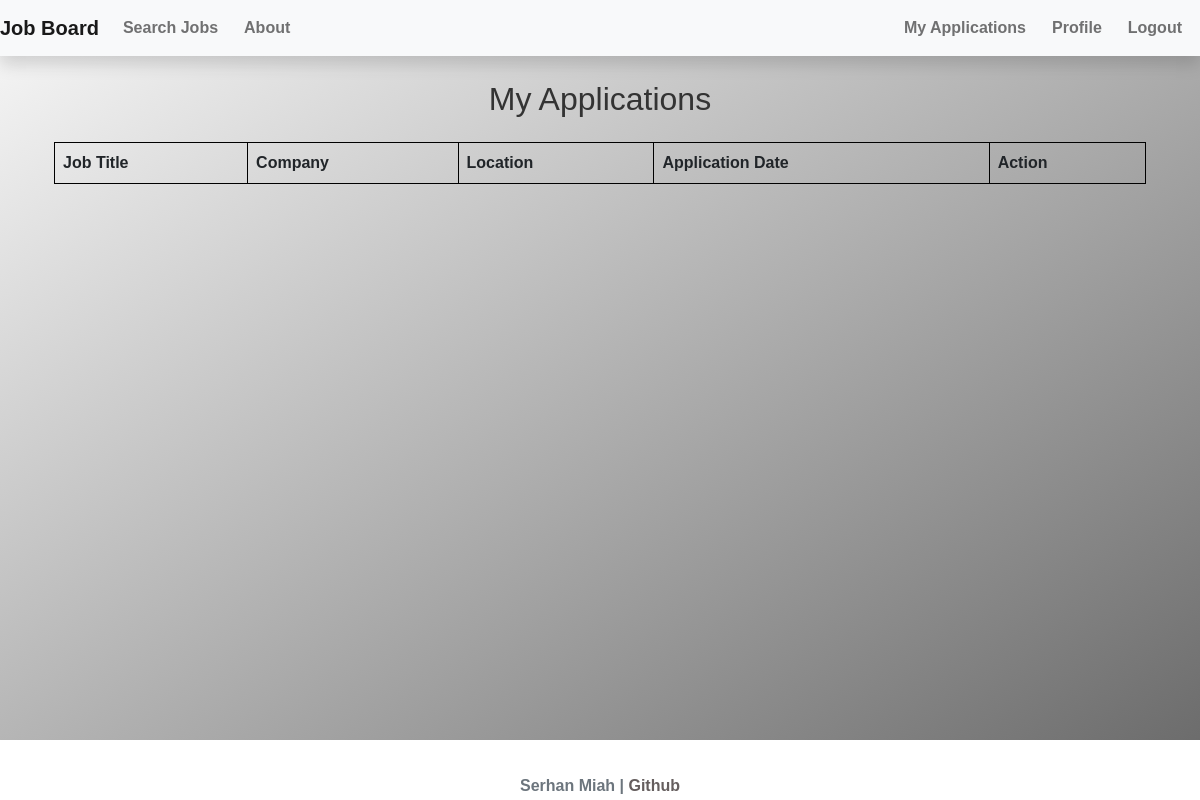
Before: /my_applications (signed in) with the older database file.
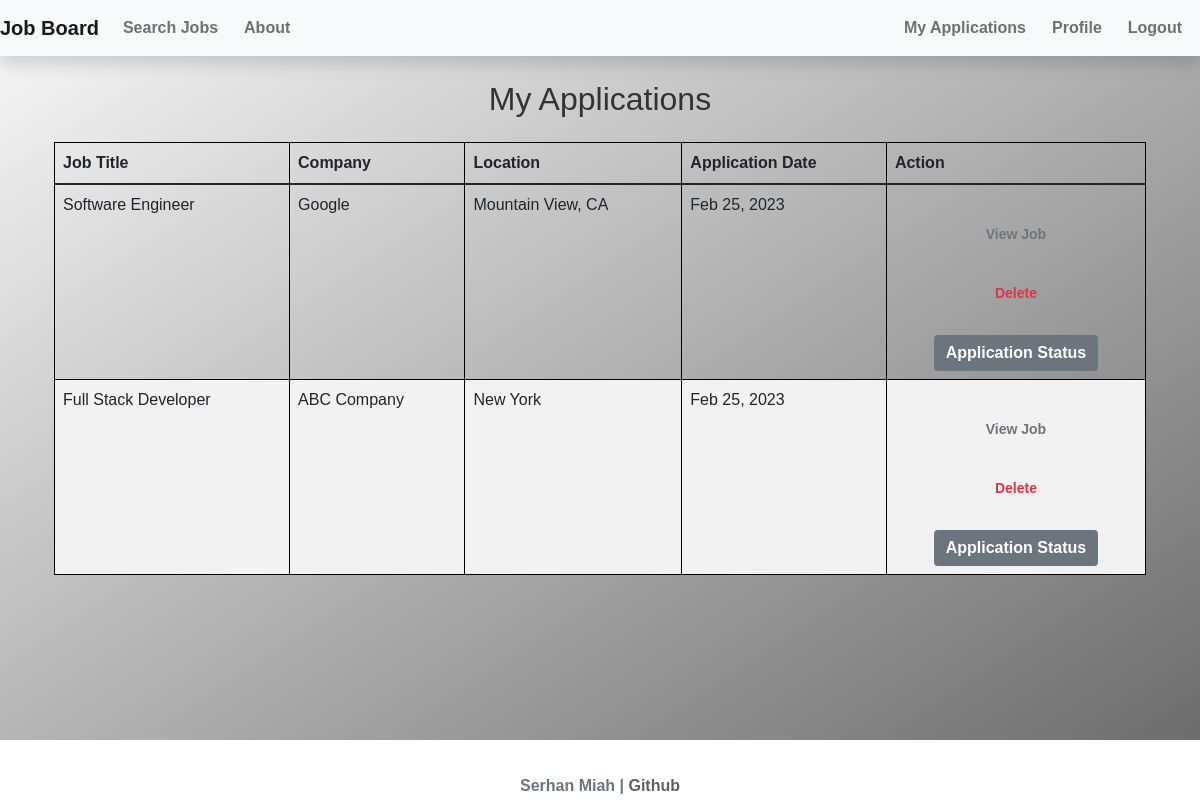
After: the same page with the newer database file.
### project/models.py (models this page shows, shortened)
class Application(db.Model):
    id = db.Column(db.Integer, primary_key=True)
    name = db.Column(db.String(255), nullable=False)
    email = db.Column(db.String(255), nullable=False)
    phone = db.Column(db.String(255), nullable=False)
    resume = db.Column(db.String(255), nullable=False)
    date_applied = db.Column(db.DateTime, nullable=False, default=datetime.utcnow)
    job_id = db.Column(db.Integer, db.ForeignKey('job.id'), nullable=False)
    user_id = db.Column(db.Integer, db.ForeignKey('user.id'), nullable=False)
    user = db.relationship('User', backref='applications')

class Job(db.Model):
    id = db.Column(db.Integer, primary_key=True)
    title = db.Column(db.String(100), nullable=False)
    company = db.Column(db.String(100), nullable=False)
    description = db.Column(db.String(1000), nullable=False)
    location = db.Column(db.String(100), nullable=False)
    salary_min = db.Column(db.Integer)
    salary_max = db.Column(db.Integer)
    date_posted = db.Column(db.DateTime, nullable=False, default=datetime.utcnow)
    is_active = db.Column(db.Boolean, nullable=False, default=True)
    applicants = db.relationship('Application', backref='job', lazy=True)

### project/applicants/routes.py (the view)
@applicants_bp.route('/my_applications')
@login_required
def my_applications():
    applications = Application.query.filter_by(user_id=current_user.id).all()
    return render_template('my_applications.html', applications=applications)

### project/models.py (called while the page is built)
@login_manager.user_loader
def load_user(user_id):
    return User.query.get(int(user_id))

### project/templates/my_applications.html (shortened to what this page needs)
{% extends "base.html" %}
{% block content %}
<div class="container mt-4">
  <h2 class="text-center mb-4">My Applications</h2>
  <table class="table">
    <thead class="table-header">
      <tr>
        <th class="header-cell">Job Title</th>
        <th class="header-cell">Company</th>
        <th class="header-cell">Location</th>
        <th class="header-cell">Application Date</th>
        <th class="header-cell">Action</th>
      </tr>
    </thead>
    <tbody>
      {% for application in applications %}
      <tr>
        <td>{{ application.job.title }}</td>
        <td>{{ application.job.company }}</td>
        <td>{{ application.job.location }}</td>
        <td>{{ application.date_applied.strftime('%b %d, %Y') }}</td>
        <td>
          <div class="text-center mt-4">
            <a href="{{ url_for('job_board.job_detail', job_id=application.job.id) }}" class="btn btn-sm btn-outline-secondary">View Job</a>
          </div>
          <form action="{{ url_for('applicants.delete_application', application_id=application.id) }}" method="post" onsubmit="return confirm('Are you sure you want to delete this application?')">
            <div class="text-center mt-4">
            <button type="submit" class="btn btn-sm btn-outline-danger">Delete</button>
            </div>
          </form>
          <div class="text-center mt-4">
            <a href="{{ url_for('applicants.application_list') }}" class="btn btn-secondary ml-2">Application Status</a>
          </div>
        </td>
      </tr>
      {% endfor %}
    </tbody>
  </table>
</div>
{% endblock %}

Changed rows visible on the page:
added Application: job "Software Engineer", job.company "Google", job.location "Mountain View, CA", date_applied "Feb 25, 2023"
added Application: job "Full Stack Developer", job.company "ABC Company", job.location "New York", date_applied "Feb 25, 2023"
